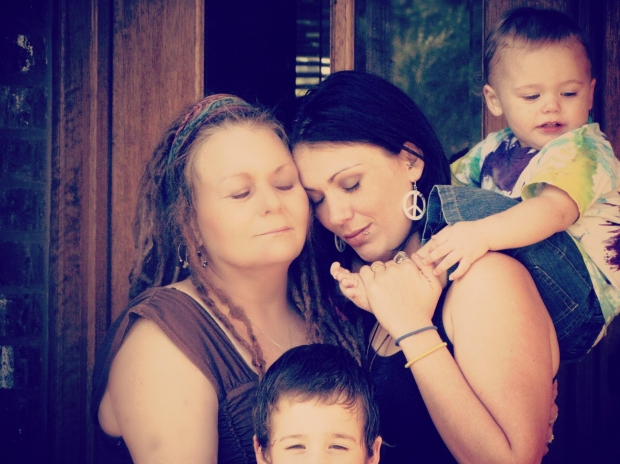
#> input picture OpenCVLearning/images/abcd.jpg, 620 x 464 px, given in place of the camera
$ python BinaryPhoto_lesson2.py
#> lines starting #> are read from the running program, lines starting #| are printed output that depends on the picture; after the words box and inside, x2 and y2 are one past the last pixel; in counts of white or black regions, pixels touching at a corner belong together
import numpy as np
import cv2 as cv
from matplotlib import pyplot as plt

cap = cv.VideoCapture(0)

# Otsu's Binarization
while(1):
    _, img = cap.read()
#> img is the input picture: shape (464, 620, 3); mean B, G, R 104.8, 85.7, 108.9

    img = cv.cvtColor(img, cv.COLOR_BGR2GRAY)
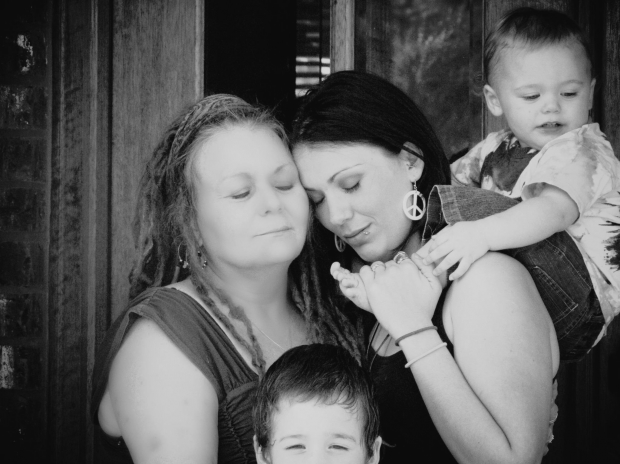
#> img: shape (464, 620); min 10, max 216, mean 94.8
    img = cv.medianBlur(img, 5)
    # Otsu's thresholding after Gaussian filtering
    blur = cv.GaussianBlur(img, (5, 5), 0)
    ret3, th3 = cv.threshold(blur, 0, 255, cv.THRESH_BINARY + cv.THRESH_OTSU)
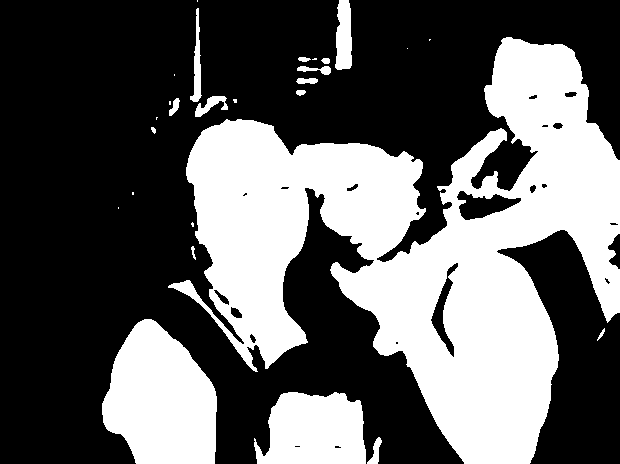
#> th3: shape (464, 620); 37.8% white; 27 white regions (11 under 20 px), largest, box (x1, y1, x2, y2) and area: (168, 37, 620, 464) 87274, (102, 319, 217, 464) 12293, (254, 392, 366, 464) 6547
#> ret3 = 110
    cv.imshow('frame', th3)
    k = cv.waitKey(5) & 0xFF
#> (key Esc is pressed here)
    if k == 27:
        break
cv.destroyAllWindows()
cap.release()
